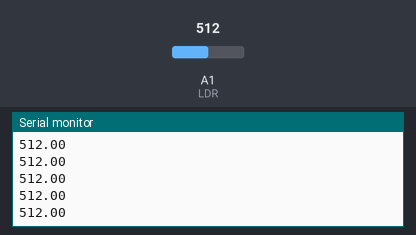
Bench run of a sketch on a simulated Arduino Uno, built with avr-gcc and run on an emulated ATmega328P. Parts: the last lines printed to the serial monitor. Inputs (shaded band) come from the test bench; at power-on: A1 (LDR) = 512.

Above: at 1.2 s.
1.3 s: A1 (LDR) set to 716
At 2.4 s:
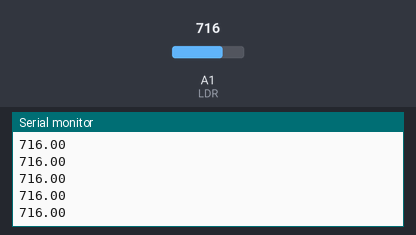
2.8 s: A1 (LDR) set to 900
At 3.7 s:
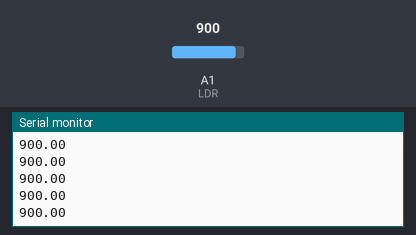
Timing chart, 0 to 5.8 s (numbered marks = the images above; inputs shaded):
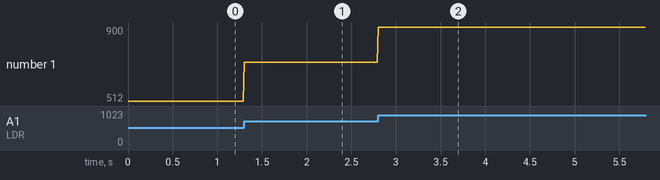

Measured:
- after the input at 1.3 s, the serial monitor: prints a new line at once (image 1)
- after the input at 2.8 s, the serial monitor: prints a new line at once (image 2)
- plotted number 1: 512 → 716 after the input at 1.3 s, 716 → 900 after the input at 2.8 s

The sketch:

code_matlab_arduino_1.ino
```cpp
const int LDR=A1;
float adc_MQ, voltaje;

void setup() {
  Serial.begin(38400);
}

void loop() {
  adc_MQ = analogRead(LDR);
  Serial.println(adc_MQ);
  delay(10);
}
```
